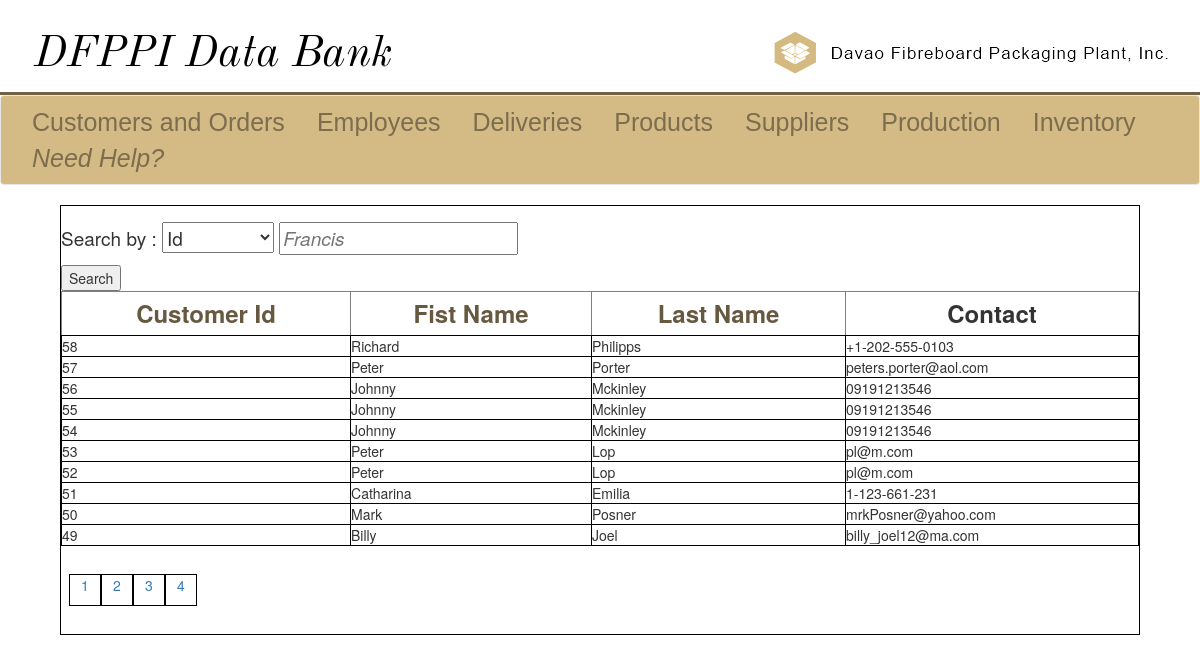
The app's page /customers-view-customer.php?choice=1&srch=1&direction=DESC&order=c_Id&page=1, older data.
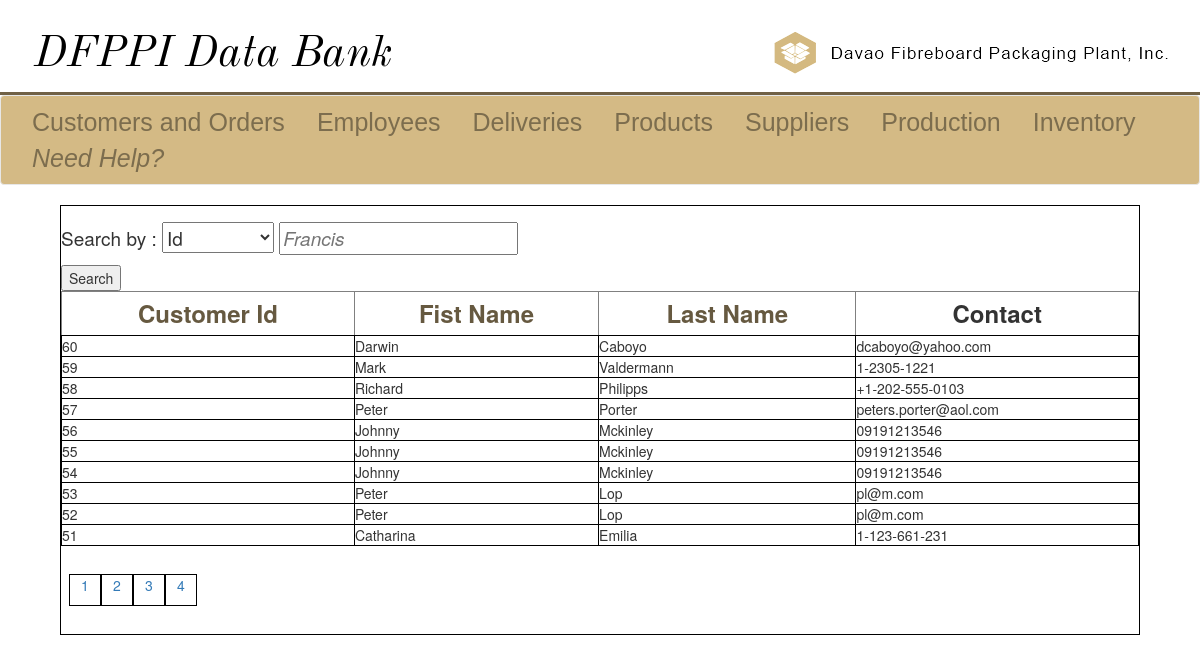
The same page, newer data.
### tables this page shows
CREATE TABLE `client` (
  `c_Id` int(11) NOT NULL,
  `c_FirstName` varchar(32) NOT NULL,
  `c_LastName` varchar(32) NOT NULL,
  `c_contactInfo` varchar(64) NOT NULL
);

### customers-view-customer.php (the view, shortened to what this page needs)
<!DOCTYPE html>
<?php
	include("sql_connect.php");
    $choice = isset($_GET['choice'])? $_GET['choice'] : 1;
    $srch = isset($_GET['srch'])? $_GET['srch'] : 1;
	$numberOfRows = 10;
	$page = isset($_GET['page']) ? $_GET['page'] : 1;
	$limit = ($page - 1) * $numberOfRows;
	$col = isset($_GET['order']) ? $_GET['order'] : "c_Id";
	$dir = isset($_GET['direction']) ? $_GET['direction'] : "ASC";
	$query = "SELECT * FROM client WHERE {$choice} = '{$srch}' ORDER BY {$col} {$dir} LIMIT {$limit}, {$numberOfRows}";
	$result = mysqli_query($conn, $query);
	$query2 = "SELECT COUNT(*) as rowCount FROM client WHERE {$choice} = {$srch};";
	$result2 = mysqli_query($conn, $query2);
	$totalRows = mysqli_fetch_row($result2);
	$numberOfPages = ceil($totalRows[0] / $numberOfRows);
?>
<html>
	<head>
		<link rel = "stylesheet" href = "css/bootstrap.min.css">
		<link rel = "stylesheet" href = "css/design.css">
	</head>
	<body>
		<div class = "ultra-banner">
			<div class = "left-ub">
				<a href = "home.php"><img id = "left-logo" src = "images/ultra-banner.png" alt = "DFPPI Home"></a>
			</div>
			<div class = "right-ub">
				<a href = "http://www.davaofibre.ph"><img id = "right-logo" src = "images/other.png" alt = "Employee Module"></a>
			</div>
		</div>
		<div class = "line-sep">
		</div>
		<nav class="navbar navbar-default" id = "myNav">
			<div class="container-fluid">
				<ul class="nav navbar-nav">
					<li><a id = "li-a" href = "customers.php">Customers and Orders</a></li>
					<li><a id = "li-a" href = "employees.php">Employees</a></li>
					<li><a id = "li-a" href = "deliveries.php">Deliveries</a></li>
					<li><a id = "li-a" href = "products.php">Products</a></li>
					<li><a id = "li-a" href = "supplier.php">Suppliers</a></li>
					<li><a id = "li-a" href = "production.php">Production</a></li>
					<li><a id = "li-a" href = "inventory.php">Inventory</a></li>
					<li><a id = "li-a" href = "docs/manual.html"><i>Need Help?</i></a></li>
				</ul>
			</div>
		</nav>
		<div class = "main-view">
			<div class = "top-div">
				<form action = "customers-view-customer.php" method = "get" onsubmit = "return check();" autocomplete="off">
					<p class = "form-body">Search by :
					<select id = "choice" name = "choice">
					<option value="c_Id">Id</option>
					</select>
					<input type = "text" id = "srch" name = "srch" class = "input-srch" maxlength = 128 autofocus placeholder = "Francis" required>
					</p>
					<input id = "submit" type = "submit" value = "Search">
				</form>
			</div>
			<div class = "bot-div">
            <?php
                echo "<table class= 'table-set' border='1' cellspacing='1' cellpadding='3' style='width:100%;font-size:20;'>";
                $ndir = ($col == "c_Id" && $dir == "ASC") ? "DESC" : "ASC";
                echo "<th><a href='customers-view-customer.php?choice={$choice}&srch={$srch}&direction={$ndir}&order=c_Id&page={$page}'>Customer Id</a></th>";
                $ndir = ($col == "c_FirstName" && $dir == "ASC") ? "DESC" : "ASC";
                echo "<th><a href='customers-view-customer.php?choice={$choice}&srch={$srch}&direction={$ndir}&order=c_FirstName&page={$page}'>Fist Name</a></th>";
                $ndir = ($col == "c_LastName" && $dir == "ASC") ? "DESC" : "ASC";
                echo "<th><a href='customers-view-customer.php?choice={$choice}&srch={$srch}&direction={$ndir}&order=c_LastName&page={$page}'>Last Name</a></th>";
                echo "<th>Contact</th>";
                while($row = mysqli_fetch_assoc($result)){
                    echo "<tr>";
                    echo "<td>{$row["c_Id"]}</td>";
                    echo "<td>{$row["c_FirstName"]}</td>";
                    echo "<td>{$row["c_LastName"]}</td>";
                    echo "<td>{$row["c_contactInfo"]}</td>";
                    echo "</tr>";
                }
                echo "</table>";
            ?>
            <div class = 'pagination'>
                <ul>
                <?php
                    for($i = 1; $i <= $numberOfPages; $i++){
                        echo "<li><a href='customers-view-customer.php?choice={$choice}&srch={$srch}&direction={$dir}&order={$col}&page={$i}'>{$i}</a></li>";
                    }
                ?>
                </ul>
            </div>
			</div>
		</div>
	</body>
</html>

Row changes from the older to the newer data that the page shows:
no longer on this page (row unchanged): client: c_Id "50", c_FirstName "Mark", c_LastName "Posner", c_contactInfo "mrkPosner@yahoo.com"
no longer on this page (row unchanged): client: c_Id "49", c_FirstName "Billy", c_LastName "Joel", c_contactInfo "billy_joel12@ma.com"
added client: c_Id "60", c_FirstName "Darwin", c_LastName "Caboyo", c_contactInfo "dcaboyo@yahoo.com"
added client: c_Id "59", c_FirstName "Mark", c_LastName "Valdermann", c_contactInfo "1-2305-1221"
